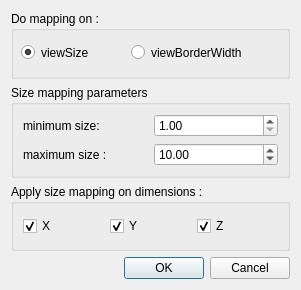
<?xml version="1.0" encoding="UTF-8"?>
<ui version="4.0">
 <class>SizeScaleConfigDialog</class>
 <widget class="QDialog" name="SizeScaleConfigDialog">
  <property name="geometry">
   <rect>
    <x>0</x>
    <y>0</y>
    <width>301</width>
    <height>290</height>
   </rect>
  </property>
  <property name="windowTitle">
   <string>Size mapping configuration</string>
  </property>
  <layout class="QVBoxLayout" name="verticalLayout">
   <item>
    <widget class="QGroupBox" name="groupBox_3">
     <property name="title">
      <string>Do mapping on :</string>
     </property>
     <widget class="QRadioButton" name="viewSizeRB">
      <property name="geometry">
       <rect>
        <x>10</x>
        <y>30</y>
        <width>251</width>
        <height>23</height>
       </rect>
      </property>
      <property name="text">
       <string>viewSize</string>
      </property>
      <property name="checked">
       <bool>true</bool>
      </property>
     </widget>
     <widget class="QRadioButton" name="viewBorderWidthRB">
      <property name="geometry">
       <rect>
        <x>120</x>
        <y>30</y>
        <width>141</width>
        <height>23</height>
       </rect>
      </property>
      <property name="text">
       <string>viewBorderWidth</string>
      </property>
     </widget>
    </widget>
   </item>
   <item>
    <widget class="QGroupBox" name="groupBox">
     <property name="title">
      <string>Size mapping parameters</string>
     </property>
     <layout class="QGridLayout" name="gridLayout">
      <item row="0" column="0">
       <widget class="QLabel" name="label">
        <property name="text">
         <string>minimum size:</string>
        </property>
       </widget>
      </item>
      <item row="0" column="1">
       <widget class="QDoubleSpinBox" name="minSizeSpinBox">
        <property name="minimum">
         <double>1.000000000000000</double>
        </property>
        <property name="maximum">
         <double>999.990000000000009</double>
        </property>
       </widget>
      </item>
      <item row="1" column="0">
       <widget class="QLabel" name="label_2">
        <property name="text">
         <string>maximum size :</string>
        </property>
       </widget>
      </item>
      <item row="1" column="1">
       <widget class="QDoubleSpinBox" name="maxSizeSpinBox">
        <property name="minimum">
         <double>1.000000000000000</double>
        </property>
        <property name="maximum">
         <double>999.990000000000009</double>
        </property>
        <property name="value">
         <double>10.000000000000000</double>
        </property>
       </widget>
      </item>
     </layout>
    </widget>
   </item>
   <item>
    <widget class="QGroupBox" name="dimensionsMappingGB">
     <property name="title">
      <string>Apply size mapping on dimensions :</string>
     </property>
     <layout class="QHBoxLayout" name="horizontalLayout">
      <item>
       <widget class="QCheckBox" name="xCB">
        <property name="text">
         <string>X</string>
        </property>
        <property name="checked">
         <bool>true</bool>
        </property>
       </widget>
      </item>
      <item>
       <widget class="QCheckBox" name="yCB">
        <property name="text">
         <string>Y</string>
        </property>
        <property name="checked">
         <bool>true</bool>
        </property>
       </widget>
      </item>
      <item>
       <widget class="QCheckBox" name="zCB">
        <property name="text">
         <string>Z</string>
        </property>
        <property name="checked">
         <bool>true</bool>
        </property>
       </widget>
      </item>
     </layout>
    </widget>
   </item>
   <item>
    <widget class="QDialogButtonBox" name="buttonBox">
     <property name="orientation">
      <enum>Qt::Horizontal</enum>
     </property>
     <property name="standardButtons">
      <set>QDialogButtonBox::Cancel|QDialogButtonBox::Ok</set>
     </property>
    </widget>
   </item>
  </layout>
 </widget>
 <resources/>
 <connections>
  <connection>
   <sender>buttonBox</sender>
   <signal>accepted()</signal>
   <receiver>SizeScaleConfigDialog</receiver>
   <slot>accept()</slot>
   <hints>
    <hint type="sourcelabel">
     <x>248</x>
     <y>254</y>
    </hint>
    <hint type="destinationlabel">
     <x>157</x>
     <y>274</y>
    </hint>
   </hints>
  </connection>
  <connection>
   <sender>buttonBox</sender>
   <signal>rejected()</signal>
   <receiver>SizeScaleConfigDialog</receiver>
   <slot>reject()</slot>
   <hints>
    <hint type="sourcelabel">
     <x>316</x>
     <y>260</y>
    </hint>
    <hint type="destinationlabel">
     <x>286</x>
     <y>274</y>
    </hint>
   </hints>
  </connection>
 </connections>
</ui>
